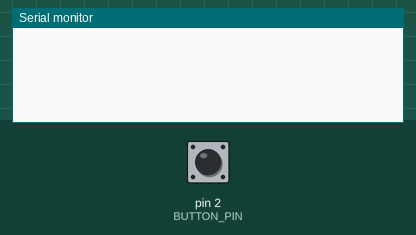
Recording of a sketch running on a simulated Arduino Uno, built with avr-gcc and run on an emulated ATmega328P. On the bench: the last lines printed to the serial monitor. The inputs (shaded band) are chosen by the test bench; at power-on: pin 2 (BUTTON_PIN) LOW.

Above: at 1.2 s.
1.3 s: pin 2 (BUTTON_PIN) pulled HIGH for 0.15 s
At 1.43 s:
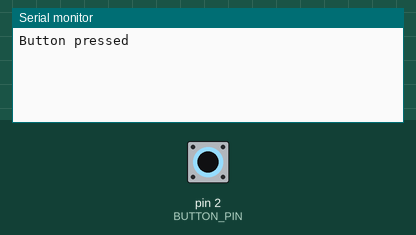
At 2.5 s:
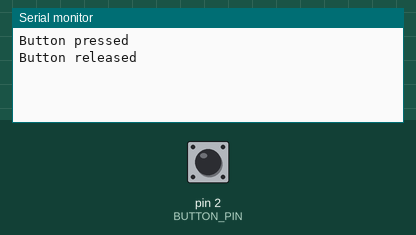

Measured:
- after the input at 1.3 s, the serial monitor: prints a new line at once (image 1)

The sketch:

button_debouncing.ino
```cpp
#define BUTTON_PIN 2
unsigned long lastTimeButtonStateChanged = millis();
unsigned long debounceDelay = 50;
byte buttonState = LOW;

void setup() {
  // put your setup code here, to run once:
  Serial.begin(115200);
  pinMode(BUTTON_PIN, INPUT);
}

void loop() {
  // put your main code here, to run repeatedly:
  unsigned long currentTime = millis();

  if (currentTime - lastTimeButtonStateChanged > debounceDelay) { //check time before accepting other input
    byte newButtonState = digitalRead(BUTTON_PIN);
    if(buttonState != newButtonState) { //check match of state
      lastTimeButtonStateChanged = currentTime; //with this value updated we will not read those bounces
      buttonState = newButtonState;
      if(buttonState == HIGH) {
        Serial.println("Button pressed");
      }
      else
        Serial.println("Button released");
    }
  }


}
```
